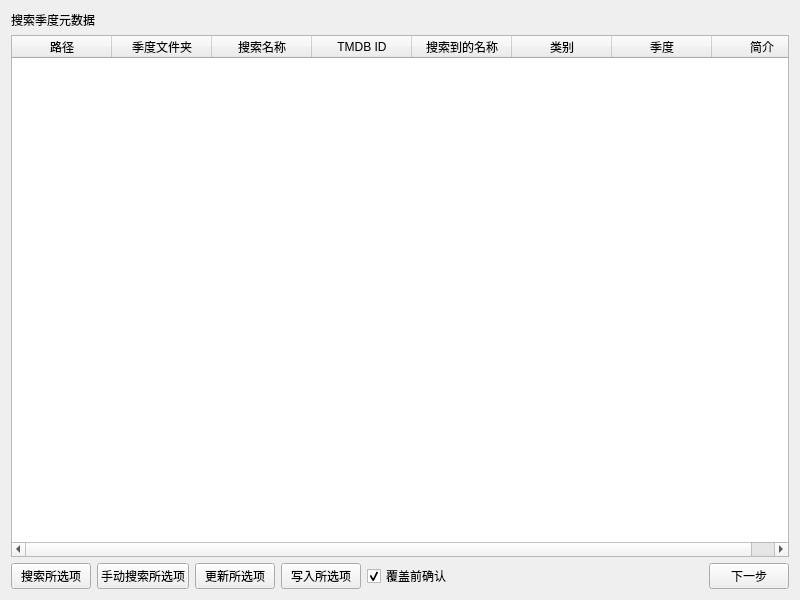
<?xml version="1.0" encoding="UTF-8"?>
<ui version="4.0">
 <class>fetch_seasonsClass</class>
 <widget class="QMainWindow" name="fetch_seasonsClass">
  <property name="geometry">
   <rect>
    <x>0</x>
    <y>0</y>
    <width>800</width>
    <height>600</height>
   </rect>
  </property>
  <property name="sizePolicy">
   <sizepolicy hsizetype="Fixed" vsizetype="Fixed">
    <horstretch>0</horstretch>
    <verstretch>0</verstretch>
   </sizepolicy>
  </property>
  <property name="windowTitle">
   <string>媒体刮削器</string>
  </property>
  <widget class="QWidget" name="Widget1">
   <layout class="QVBoxLayout" name="verticalLayout_3">
    <item>
     <widget class="QLabel" name="Text">
      <property name="text">
       <string>搜索季度元数据</string>
      </property>
     </widget>
    </item>
    <item>
     <widget class="QTableWidget" name="seasonsTable">
      <property name="contextMenuPolicy">
       <enum>Qt::ContextMenuPolicy::CustomContextMenu</enum>
      </property>
      <property name="selectionBehavior">
       <enum>QAbstractItemView::SelectionBehavior::SelectRows</enum>
      </property>
      <property name="verticalScrollMode">
       <enum>QAbstractItemView::ScrollMode::ScrollPerPixel</enum>
      </property>
      <property name="horizontalScrollMode">
       <enum>QAbstractItemView::ScrollMode::ScrollPerPixel</enum>
      </property>
      <column>
       <property name="text">
        <string>路径</string>
       </property>
      </column>
      <column>
       <property name="text">
        <string>季度文件夹</string>
       </property>
      </column>
      <column>
       <property name="text">
        <string>搜索名称</string>
       </property>
      </column>
      <column>
       <property name="text">
        <string>TMDB ID</string>
       </property>
      </column>
      <column>
       <property name="text">
        <string>搜索到的名称</string>
       </property>
      </column>
      <column>
       <property name="text">
        <string>类别</string>
       </property>
      </column>
      <column>
       <property name="text">
        <string>季度</string>
       </property>
      </column>
      <column>
       <property name="text">
        <string>简介</string>
       </property>
      </column>
     </widget>
    </item>
    <item>
     <layout class="QHBoxLayout" name="horizontalLayout">
      <item>
       <widget class="QPushButton" name="SearchSelected">
        <property name="text">
         <string>搜索所选项</string>
        </property>
       </widget>
      </item>
      <item>
       <widget class="QPushButton" name="DialogSearchSelected">
        <property name="text">
         <string>手动搜索所选项</string>
        </property>
       </widget>
      </item>
      <item>
       <widget class="QPushButton" name="UpdateSelected">
        <property name="text">
         <string>更新所选项</string>
        </property>
       </widget>
      </item>
      <item>
       <widget class="QPushButton" name="WriteSelected">
        <property name="text">
         <string>写入所选项</string>
        </property>
       </widget>
      </item>
      <item>
       <widget class="QCheckBox" name="CoverCheck">
        <property name="text">
         <string>覆盖前确认</string>
        </property>
        <property name="checked">
         <bool>true</bool>
        </property>
       </widget>
      </item>
      <item>
       <spacer name="horizontalSpacer">
        <property name="orientation">
         <enum>Qt::Orientation::Horizontal</enum>
        </property>
        <property name="sizeHint" stdset="0">
         <size>
          <width>40</width>
          <height>20</height>
         </size>
        </property>
       </spacer>
      </item>
      <item>
       <widget class="QPushButton" name="Next">
        <property name="text">
         <string>下一步</string>
        </property>
       </widget>
      </item>
     </layout>
    </item>
   </layout>
  </widget>
 </widget>
 <layoutdefault spacing="6" margin="11"/>
 <resources/>
 <connections/>
</ui>
